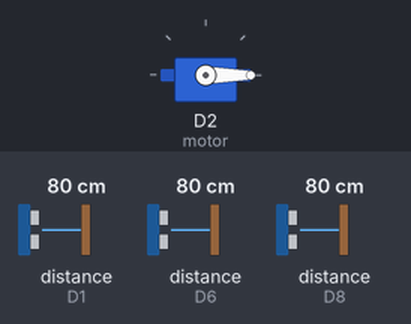
Bench run of a sketch on a simulated ESP8266 (NodeMCU). Shown: servo. Wiring (inferred from the names in the program): 3 × ultrasonic range finder: trigger D7, echo D8 / trigger D5, echo D6 / trigger D0, echo D1. The test bench sets the inputs (shaded band); at power-on: distance to the obstacle (sensors on D8, D1, D6) 80 cm. The echo pulse lasts 58.3 µs per cm; WiFi joins after 1.5 s; servers stay silent unless stated; what the sketch prints to the serial monitor is not drawn.

Above: at 2.7 s.
2.8 s: distance to the obstacle (sensor on D8) set to 12 cm
4.3 s: distance to the obstacle (sensor on D8) set to 9 cm
At 5.2 s:
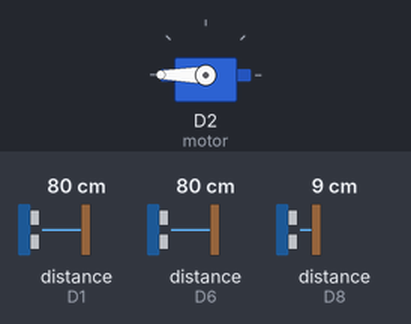
Timing chart, 0 to 11.9 s (numbered marks = the images above; inputs shaded):
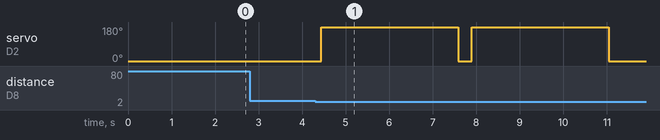

Measured:
- the behaviour switches between 11 and 10 cm on distance to the obstacle (sensor on D8) (found by bisection; images 0 and 1)
- after the input at 2.8 s, every drawn part: stays the same
- after the input at 4.3 s, servo on D2 (motor): alternates 180° for 3.1 s and 0° for 0.31 s, starting after 0.14 s

The sketch:

Project.ino
```cpp
#include <ESP8266WiFi.h>
#include <Firebase_ESP_Client.h>
#include <Servo.h>


#include                "addons/RTDBHelper.h"
#include                "addons/TokenHelper.h"
#define   API_KEY       "AIzaSyA_aZ0aGPDKSUdj06_aU-3ENg1PtH19K5M"
#define   DATABASE_URL  "https://cie408---project-default-rtdb.firebaseio.com/"
#define   ssid          "Youssef"
#define   pass          "1234556789"

FirebaseData            fbdo;
FirebaseAuth            auth;
FirebaseConfig          config;

bool   signupok        = false;

Servo motor;

//Three cars
#define echo1 D6
#define trig1 D5
#define echo2 D1
#define trig2 D0
#define echo3 D8
#define trig3 D7
//#define echo4 D3
//#define trig4 D4

int echos[] = {D6, D1};
int trigs[] = {D5, D0};

int cars = 0;
int cars_max = 2;

void setup() {
  //GPIO 1 (TX) swap the pin to a GPIO.
  //pinMode(1, FUNCTION_3);
  //GPIO 3 (RX) swap the pin to a GPIO.
  //pinMode(3, FUNCTION_3);

  Serial.begin(115200);
  Serial.println("blaa");

  WiFi.mode(WIFI_STA);
  WiFi.begin(ssid,pass);

  while(WiFi.status() != WL_CONNECTED)
  {
    delay(500);
    Serial.print(".");
  }
  Serial.println("");
  Serial.print("Connected to:");
  Serial.print(ssid);
  Serial.println("");
  Serial.print("IP Address: ");
  Serial.print(WiFi.localIP());

  config.api_key = API_KEY;
  config.database_url= DATABASE_URL;

  if(Firebase.signUp(&config,&auth,"",""))
  {
    Serial.println("OK");
    signupok=true;
  }
  else
  {
    Serial.println("Error");
  }

  //config.token_status_callback = tokenStatusCallback;

  Firebase.begin(&config,&auth);
  Firebase.reconnectWiFi(true);

  motor.attach(D2);
  motor.write(0);
  //delay(3000);

  pinMode(trig1, OUTPUT);
  pinMode(trig2, OUTPUT);
  pinMode(trig3, OUTPUT);
  //pinMode(trig4, OUTPUT);

  pinMode(echo1, INPUT);
  pinMode(echo2, INPUT);
  pinMode(echo3, INPUT);
  //pinMode(echo4, INPUT);
}
String s[] = {"/Slot1", "/Slot2"};
String state[] = {"Empty", "Empty"};
void loop() {
  Firebase.RTDB.setString(&fbdo, "/Cars", cars);

  for(int i = 0; i < cars_max; i++){
    int trig = trigs[i];
    int echo = echos[i];

    digitalWrite(trig, LOW);
    delayMicroseconds(2);
    digitalWrite(trig, HIGH);
    delayMicroseconds(10);
    digitalWrite(trig, LOW);

    long time = pulseIn(echo, HIGH);
    double dis = time * 0.034 / 2;//in cm

    if (dis <= 10){
      if (state[i] == "Empty"){
        Firebase.RTDB.setString(&fbdo, s[i], "Full");
        state[i] = "Full";
      }
    }
    else{
      if (state[i] == "Full"){
        Firebase.RTDB.setString(&fbdo, s[i], "Empty");
        state[i] = "Empty";
      }
    }
  }

  if(cars != cars_max){
    //Entrance
    digitalWrite(trig3, LOW);
    delayMicroseconds(2);
    digitalWrite(trig3, HIGH);
    delayMicroseconds(10);
    digitalWrite(trig3, LOW);

    long time3 = pulseIn(echo3, HIGH);
    double dis3 = time3 * 0.034 / 2;//in cm

    if (dis3 <= 10){
      motor.write(180);
      Firebase.RTDB.setString(&fbdo, "Gate", "Open");
      delay(3000);
      motor.write(0);
      Firebase.RTDB.setString(&fbdo, "Gate", "Close");
      cars++;
    }
  }
  //delay(2000);
}
```
